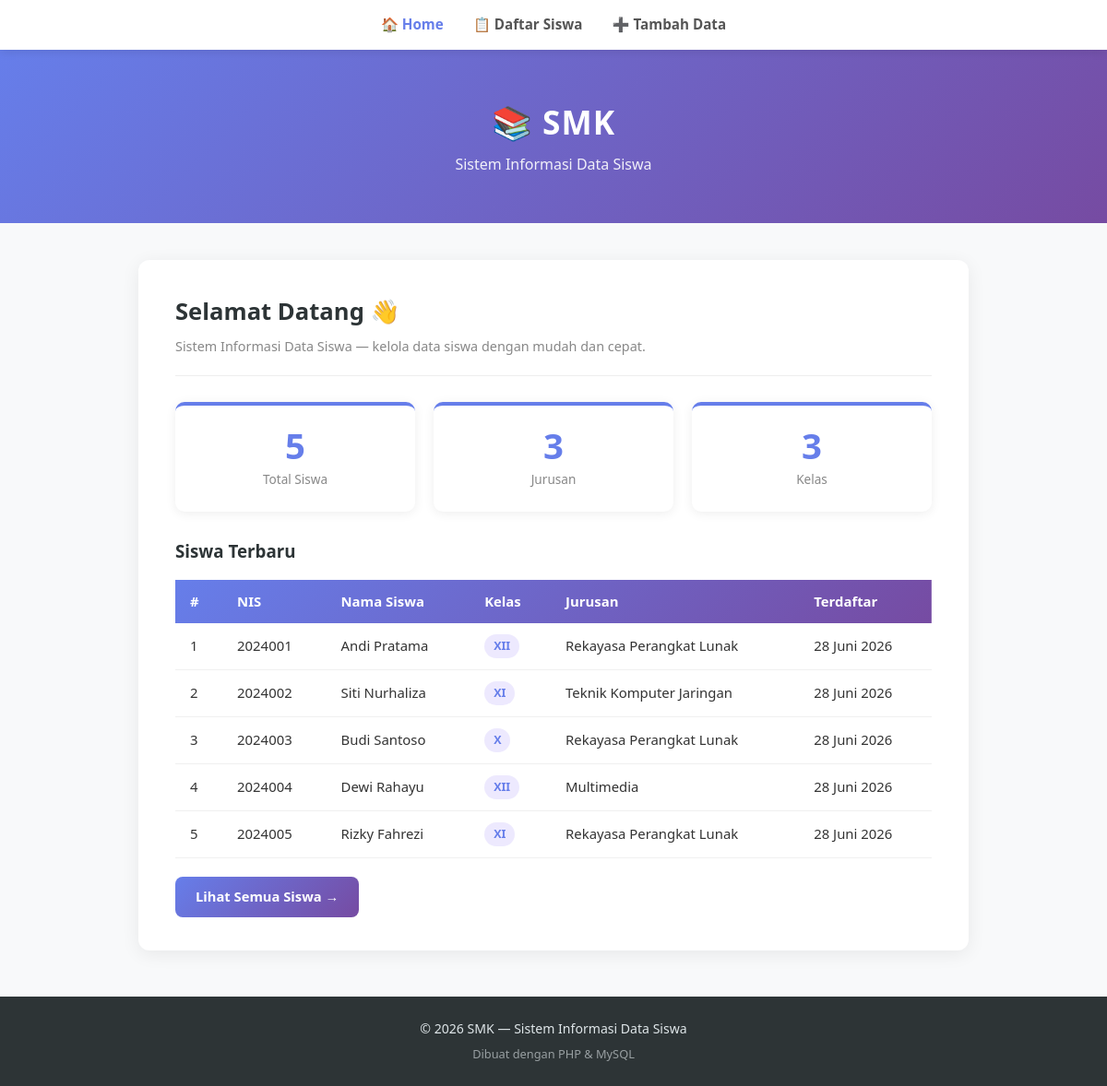
The page / on the database its author committed.
### tables this page shows
CREATE TABLE siswa (
    id         INT AUTO_INCREMENT PRIMARY KEY,
    nis        VARCHAR(20)  NOT NULL UNIQUE,
    nama       VARCHAR(100) NOT NULL,
    kelas      ENUM('X','XI','XII') NOT NULL,
    jurusan    VARCHAR(100) NOT NULL,
    created_at TIMESTAMP DEFAULT CURRENT_TIMESTAMP
);

### functions.php (called while the page is built, shortened)
<?php
function bersihkan($data) {
    $data = trim($data);
    $data = stripslashes($data);
    $data = htmlspecialchars($data);
    return $data;
}
function formatTanggal($tanggal) {
    $namaBulan = [
        1 => 'Januari', 2 => 'Februari', 3 => 'Maret',
        4 => 'April', 5 => 'Mei', 6 => 'Juni',
        7 => 'Juli', 8 => 'Agustus', 9 => 'September',
        10 => 'Oktober', 11 => 'November', 12 => 'Desember'
    ];
    $ts  = strtotime($tanggal);
    $hari  = date('d', $ts);
    $bulan = $namaBulan[(int)date('m', $ts)];
    $tahun = date('Y', $ts);
    return "$hari $bulan $tahun";
}
?>

### index.php (the view, shortened to what this page needs)
<?php
require 'config/db.php';
require 'functions.php';
$totalSiswa    = mysqli_fetch_assoc(mysqli_query($conn, "SELECT COUNT(*) AS n FROM siswa"))['n'];
$totalJurusan  = mysqli_fetch_assoc(mysqli_query($conn, "SELECT COUNT(DISTINCT jurusan) AS n FROM siswa"))['n'];
$totalKelas    = mysqli_fetch_assoc(mysqli_query($conn, "SELECT COUNT(DISTINCT kelas) AS n FROM siswa"))['n'];
$querySiswa = "SELECT * FROM siswa ORDER BY created_at DESC LIMIT 5";
$hasilSiswa = mysqli_query($conn, $querySiswa);
include 'includes/header.php';
?>
<div class="container">
    <h2>Selamat Datang 👋</h2>
    <p class="subtitle">Sistem Informasi Data Siswa — kelola data siswa dengan mudah dan cepat.</p>
    <div class="stats-grid">
        <div class="stat-card">
            <div class="number"><?= $totalSiswa ?></div>
            <div class="label">Total Siswa</div>
        </div>
        <div class="stat-card">
            <div class="number"><?= $totalJurusan ?></div>
            <div class="label">Jurusan</div>
        </div>
        <div class="stat-card">
            <div class="number"><?= $totalKelas ?></div>
            <div class="label">Kelas</div>
        </div>
    </div>
    <h3>Siswa Terbaru</h3>
    <?php if (mysqli_num_rows($hasilSiswa) > 0): ?>
    <table>
        <thead>
            <tr>
                <th>#</th>
                <th>NIS</th>
                <th>Nama Siswa</th>
                <th>Kelas</th>
                <th>Jurusan</th>
                <th>Terdaftar</th>
            </tr>
        </thead>
        <tbody>
            <?php
            $no = 1;
            while ($siswa = mysqli_fetch_assoc($hasilSiswa)):
            ?>
            <tr>
                <td><?= $no++ ?></td>
                <td><?= bersihkan($siswa['nis']) ?></td>
                <td><?= bersihkan($siswa['nama']) ?></td>
                <td><span class="badge"><?= bersihkan($siswa['kelas']) ?></span></td>
                <td><?= bersihkan($siswa['jurusan']) ?></td>
                <td><?= formatTanggal($siswa['created_at']) ?></td>
            </tr>
            <?php endwhile; ?>
        </tbody>
    </table>
    <div style="margin-top:20px;">
        <a href="daftar.php" class="btn btn-primary">Lihat Semua Siswa →</a>
    </div>
    <?php endif; ?>
</div>
<?php include 'includes/footer.php'; ?>

### includes/header.php (shortened to what this page needs)
<!DOCTYPE html>
<html lang="id">
<head>
    <link rel="stylesheet" href="<?= $cssPath ?? '' ?>css/style.css">
</head>
<body>
<nav>
    <a href="<?= $basePath ?? '' ?>index.php" <?= (basename($_SERVER['PHP_SELF']) == 'index.php') ? 'class="active"' : '' ?>>🏠 Home</a>
    <a href="<?= $basePath ?? '' ?>daftar.php" <?= (basename($_SERVER['PHP_SELF']) == 'daftar.php') ? 'class="active"' : '' ?>>📋 Daftar Siswa</a>
    <a href="<?= $basePath ?? '' ?>tambah.php" <?= (basename($_SERVER['PHP_SELF']) == 'tambah.php') ? 'class="active"' : '' ?>>➕ Tambah Data</a>
</nav>
<header>
    <h1>📚 SMK </h1>
    <p>Sistem Informasi Data Siswa</p>
</header>

### includes/footer.php
<footer>
    <p>© <?= date('Y') ?> SMK — Sistem Informasi Data Siswa</p>
    <p style="margin-top:6px; opacity:0.6; font-size:0.8rem;">Dibuat dengan PHP & MySQL</p>
</footer>
</body>
</html>

### css/style.css (style rules this page uses)
* { box-sizing: border-box; margin: 0; padding: 0; }
body { font-family: 'Segoe UI', Roboto, Helvetica, Arial, sans-serif; background-color: #f8f9fa; color: #333; line-height: 1.6; }
header { background: linear-gradient(135deg, #667eea 0%, #764ba2 100%); color: white; padding: 50px 20px; text-align: center; }
header h1 { font-size: 2.2rem; letter-spacing: 1px; margin-bottom: 6px; }
header p { opacity: 0.9; font-weight: 300; font-size: 1rem; }
nav { background-color: white; padding: 14px 20px; text-align: center; position: sticky; top: 0; box-shadow: 0 2px 10px rgba(0,0,0,0.1); z-index: 1000; }
nav a { color: #555; margin: 0 14px; text-decoration: none; font-weight: 600; font-size: 0.95rem; transition: color 0.3s; }
nav a:hover, nav a.active { color: #667eea; }
.container { max-width: 900px; margin: 40px auto; padding: 36px 40px; background-color: white; border-radius: 12px; box-shadow: 0 4px 20px rgba(0,0,0,0.07); }
h2 { color: #2d3436; margin-bottom: 6px; font-size: 1.6rem; }
h3 { color: #2d3436; margin-bottom: 16px; }
.subtitle { color: #888; font-size: 0.9rem; margin-bottom: 28px; padding-bottom: 20px; border-bottom: 1px solid #eee; }
table { width: 100%; border-collapse: collapse; margin-top: 10px; font-size: 0.93rem; }
thead tr { background: linear-gradient(135deg, #667eea 0%, #764ba2 100%); color: white; }
thead th { padding: 12px 16px; text-align: left; font-weight: 600; }
tbody tr { border-bottom: 1px solid #f0f0f0; transition: background 0.2s; }
tbody td { padding: 12px 16px; }
.badge { display: inline-block; padding: 3px 10px; border-radius: 20px; font-size: 0.78rem; font-weight: 600; background: #ede9fe; color: #667eea; }
.btn { display: inline-block; padding: 10px 22px; border-radius: 8px; font-size: 0.92rem; font-weight: 600; cursor: pointer; text-decoration: none; border: none; transition: all 0.25s; }
.btn-primary { background: linear-gradient(135deg, #667eea 0%, #764ba2 100%); color: white; }
.stats-grid { display: grid; grid-template-columns: repeat(3, 1fr); gap: 20px; margin: 28px 0; }
.stat-card { background: white; border-radius: 10px; padding: 24px 20px; text-align: center; box-shadow: 0 2px 12px rgba(0,0,0,0.07); border-top: 4px solid #667eea; }
.stat-card .number { font-size: 2.4rem; font-weight: 700; color: #667eea; line-height: 1; margin-bottom: 6px; }
.stat-card .label { font-size: 0.85rem; color: #888; font-weight: 500; }
footer { background-color: #2d3436; color: #dfe6e9; text-align: center; padding: 24px; margin-top: 50px; font-size: 0.88rem; }

### rows shown on the page
siswa: nis "2024001", nama "Andi Pratama", kelas "XII", jurusan "Rekayasa Perangkat Lunak", created_at "28 Juni 2026"
siswa: nis "2024002", nama "Siti Nurhaliza", kelas "XI", jurusan "Teknik Komputer Jaringan", created_at "28 Juni 2026"
siswa: nis "2024003", nama "Budi Santoso", kelas "X", jurusan "Rekayasa Perangkat Lunak", created_at "28 Juni 2026"
siswa: nis "2024004", nama "Dewi Rahayu", kelas "XII", jurusan "Multimedia", created_at "28 Juni 2026"
siswa: nis "2024005", nama "Rizky Fahrezi", kelas "XI", jurusan "Rekayasa Perangkat Lunak", created_at "28 Juni 2026"

### other values the page prints
$totalSiswa "5"
$totalJurusan "3"
$totalKelas "3"
